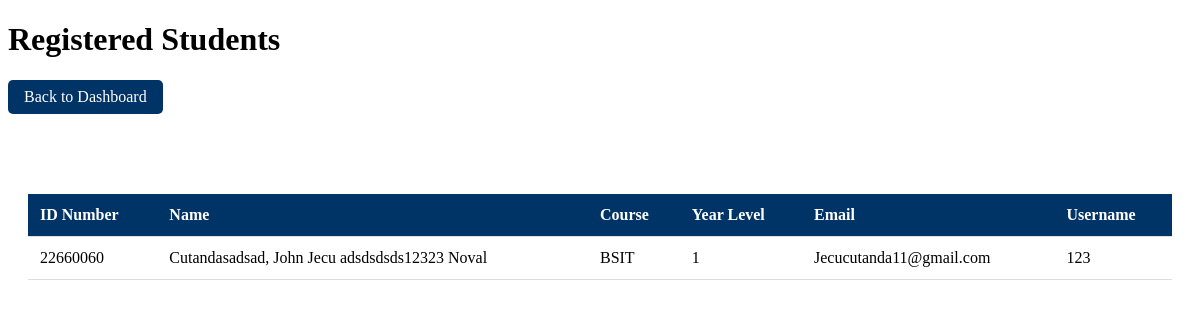
/admin/students (signed in), run on an earlier commit of the app's database.
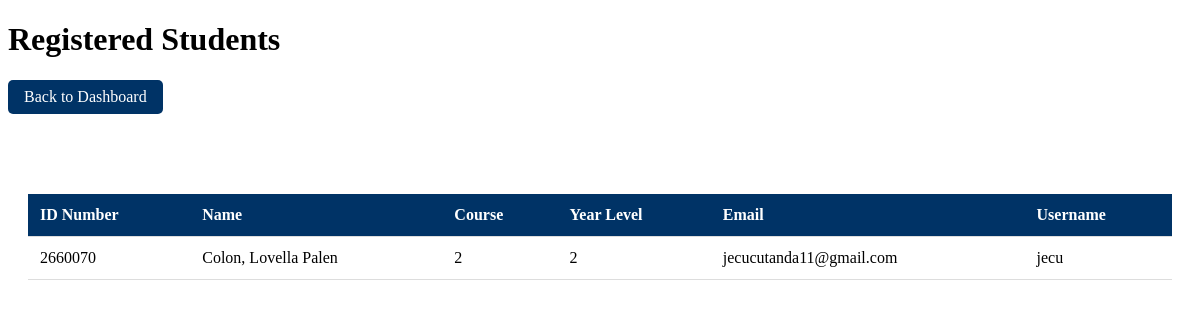
And on a later commit of the database.
### tables this page shows
CREATE TABLE students (
    id INTEGER PRIMARY KEY AUTOINCREMENT,
    idno TEXT UNIQUE NOT NULL,
    lastname TEXT NOT NULL,
    firstname TEXT NOT NULL,
    middlename TEXT,
    course TEXT NOT NULL,
    year_level INTEGER NOT NULL,
    email TEXT UNIQUE NOT NULL,
    username TEXT UNIQUE NOT NULL,
    password TEXT NOT NULL,
    user_type TEXT NOT NULL DEFAULT 'student', -- 'admin', 'staff', or 'student'
    created_at TIMESTAMP DEFAULT CURRENT_TIMESTAMP
);

### app.py (the view)
@app.route('/admin/students')
@login_required
@admin_required
def admin_students():
    try:
        db = get_db()
        students = db.execute('''
            SELECT id, idno, lastname, firstname, middlename,
                   course, year_level, email, username
            FROM students WHERE user_type = 'student'
        ''').fetchall()
        return render_template('admin/students.html', students=students)
    except Exception as e:
        logging.error(f"Admin students view error: {str(e)}")
        flash('Error loading students list.', 'error')
        return redirect(url_for('admin_dashboard'))

### app.py (called while the page is built)
def get_db():
    try:
        db = sqlite3.connect('students.db')
        db.row_factory = sqlite3.Row
        return db
    except Exception as e:
        logging.error(f"Database connection error: {str(e)}")
        raise

@app.before_request
def before_request():
    if 'user_id' in session and 'last_activity' not in session:
        session.clear()
        flash('Session expired. Please login again.', 'warning')
        return redirect(url_for('index'))

def is_admin(user_id):
    try:
        db = get_db()
        user = db.execute('SELECT user_type FROM students WHERE id = ?', (user_id,)).fetchone()
        return user and user['user_type'] == 'admin'
    except Exception as e:
        logging.error(f"Error checking admin status: {str(e)}")
        return False

def admin_required(f):
    @wraps(f)
    def decorated_function(*args, **kwargs):
        if not is_admin(session.get('user_id')):
            flash('Admin access required.', 'error')
            return redirect(url_for('dashboard'))
        return f(*args, **kwargs)
    return decorated_function

### templates/admin/students.html (shortened to what this page needs)
<!DOCTYPE html>
<html lang="en">
<head>
</head>
<body>
    <div class="dashboard-container">
        <div class="header">
            <h1>Registered Students</h1>
            <a href="/admin/dashboard" class="back-btn">Back to Dashboard</a>
        </div>
        <div class="content">
            <table>
                <thead>
                    <tr>
                        <th>ID Number</th>
                        <th>Name</th>
                        <th>Course</th>
                        <th>Year Level</th>
                        <th>Email</th>
                        <th>Username</th>
                    </tr>
                </thead>
                <tbody>
                    {% for student in students %}
                    <tr>
                        <td>{{ student['idno'] }}</td>
                        <td>{{ student['lastname'] }}, {{ student['firstname'] }} {{ student['middlename'] }}</td>
                        <td>{{ student['course'] }}</td>
                        <td>{{ student['year_level'] }}</td>
                        <td>{{ student['email'] }}</td>
                        <td>{{ student['username'] }}</td>
                    </tr>
                    {% endfor %}
                </tbody>
            </table>
        </div>
    </div>
</body>
</html>

### templates/admin/students.html (style rules this page uses)
.content { background-color: rgba(255, 255, 255, 0.95); padding: 20px; border-radius: 10px; margin-top: 20px; }
table { width: 100%; border-collapse: collapse; margin-top: 20px; }
th, td { padding: 12px; text-align: left; border-bottom: 1px solid #ddd; }
th { background-color: #003366; color: white; }
.back-btn { background-color: #003366; color: white; padding: 8px 16px; border: none; border-radius: 5px; cursor: pointer; text-decoration: none; display: inline-block; margin-bottom: 20px; }

What changed in the data, as far as the page shows it:
changed students: idno "22660060" → "2660070"; lastname "Cutandasadsad" → "Colon"; firstname "John Jecu adsdsdsds12323" → "Lovella"; middlename "Noval" → "Palen"; course "BSIT" → "2"; year_level "1" → "2"; email "Jecucutanda11@gmail.com" → "jecucutanda11@gmail.com"; username "123" → "jecu"
